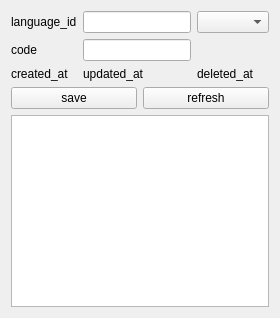
<?xml version="1.0" encoding="UTF-8"?>
<ui version="4.0">
 <!-- Clase inicio -->
 <class>LanguageForm</class>

 <widget class="QWidget" name="centralWidget">
  <layout class="QVBoxLayout" name="vbox_main">

   <!-- Formulario -->
   <item>
    <layout class="QGridLayout" name="form">

     <item row="0" column="0">
      <widget class="QLabel" name="label_language_id">
       <property name="text"><string>language_id</string></property>
      </widget>
     </item>
     <item row="0" column="1">
      <widget class="QLineEdit" name="entry_language_id">
      </widget>
     </item>

     <item row="0" column="2">
      <widget class="QComboBox" name="combobox_code"/>
     </item>

     <item row="1" column="0">
      <widget class="QLabel" name="label_code">
       <property name="text"><string>code</string></property>
      </widget>
     </item>
     <item row="1" column="1">
      <widget class="QLineEdit" name="entry_code">
      </widget>
     </item>

     <item row="2" column="0">
      <widget class="QLabel" name="label_created_at">
       <property name="text"><string>created_at</string></property>
      </widget>
     </item>
     <item row="2" column="1">
      <widget class="QLabel" name="label_updated_at">
       <property name="text"><string>updated_at</string></property>
      </widget>
     </item>
     <item row="2" column="2">
      <widget class="QLabel" name="label_deleted_at">
       <property name="text"><string>deleted_at</string></property>
      </widget>
     </item>

    </layout>
   </item>


   <!-- Botones -->
   <item>
    <layout class="QHBoxLayout" name="button_hbox">

     <item>
      <widget class="QPushButton" name="button_save">
       <property name="text"> <string>save</string> </property>
      </widget>
     </item>

     <item>
      <widget class="QPushButton" name="button_refresh">
       <property name="text"> <string>refresh</string> </property>
      </widget>
     </item>

    </layout>
   </item>




   <!-- Tabla -->
   <item>
    <widget class="QTableWidget" name="table">
     <property name="wordWrap">
      <bool>true</bool>
     </property>
    </widget>
   </item>

  </layout>
 </widget>

 <!-- Clase cierre -->
 <resources/>
 <connections/>
</ui>
